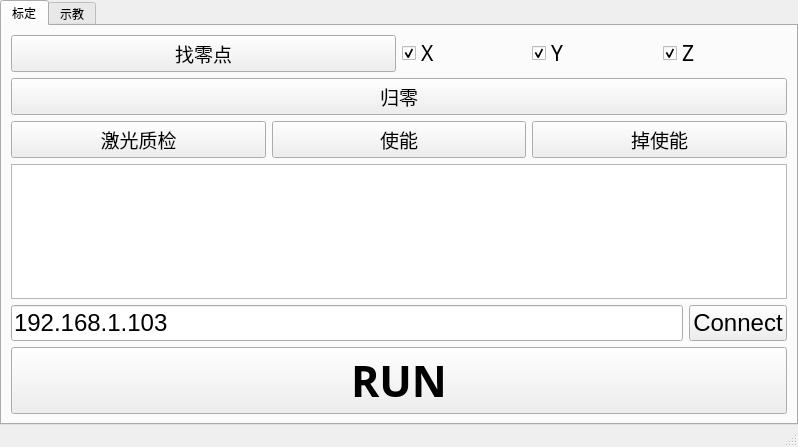
<?xml version="1.0" encoding="UTF-8"?>
<ui version="4.0">
 <class>MainWindow</class>
 <widget class="QMainWindow" name="MainWindow">
  <property name="geometry">
   <rect>
    <x>0</x>
    <y>0</y>
    <width>771</width>
    <height>447</height>
   </rect>
  </property>
  <property name="windowTitle">
   <string>上海弈猫科技</string>
  </property>
  <widget class="QWidget" name="main">
   <property name="layoutDirection">
    <enum>Qt::LeftToRight</enum>
   </property>
   <layout class="QGridLayout" name="gridLayout_2">
    <property name="leftMargin">
     <number>0</number>
    </property>
    <property name="topMargin">
     <number>0</number>
    </property>
    <property name="rightMargin">
     <number>0</number>
    </property>
    <property name="bottomMargin">
     <number>0</number>
    </property>
    <property name="spacing">
     <number>0</number>
    </property>
    <item row="0" column="0" rowspan="2" colspan="2">
     <widget class="QTabWidget" name="tabWidget">
      <property name="currentIndex">
       <number>0</number>
      </property>
      <widget class="QWidget" name="tab">
       <attribute name="title">
        <string>标定</string>
       </attribute>
       <layout class="QVBoxLayout" name="verticalLayout_4">
        <item>
         <layout class="QVBoxLayout" name="verticalLayout">
          <item>
           <layout class="QHBoxLayout" name="horizontalLayout_2">
            <item>
             <widget class="QPushButton" name="pushButton_2">
              <property name="font">
               <font>
                <family>3ds</family>
                <pointsize>14</pointsize>
               </font>
              </property>
              <property name="text">
               <string>找零点</string>
              </property>
             </widget>
            </item>
            <item>
             <layout class="QHBoxLayout" name="horizontalLayout">
              <item>
               <widget class="QCheckBox" name="HomeX">
                <property name="font">
                 <font>
                  <family>3ds</family>
                  <pointsize>16</pointsize>
                 </font>
                </property>
                <property name="text">
                 <string>X</string>
                </property>
                <property name="checked">
                 <bool>true</bool>
                </property>
               </widget>
              </item>
              <item>
               <widget class="QCheckBox" name="HomeY">
                <property name="font">
                 <font>
                  <family>3ds</family>
                  <pointsize>16</pointsize>
                 </font>
                </property>
                <property name="text">
                 <string>Y</string>
                </property>
                <property name="checked">
                 <bool>true</bool>
                </property>
               </widget>
              </item>
              <item>
               <widget class="QCheckBox" name="HomeZ">
                <property name="font">
                 <font>
                  <family>3ds</family>
                  <pointsize>16</pointsize>
                 </font>
                </property>
                <property name="text">
                 <string>Z</string>
                </property>
                <property name="checked">
                 <bool>true</bool>
                </property>
               </widget>
              </item>
             </layout>
            </item>
           </layout>
          </item>
          <item>
           <widget class="QPushButton" name="pushButton_7">
            <property name="font">
             <font>
              <family>3ds</family>
              <pointsize>14</pointsize>
             </font>
            </property>
            <property name="text">
             <string>归零</string>
            </property>
           </widget>
          </item>
          <item>
           <layout class="QHBoxLayout" name="horizontalLayout_4">
            <item>
             <widget class="QPushButton" name="pushButton_33">
              <property name="font">
               <font>
                <pointsize>14</pointsize>
               </font>
              </property>
              <property name="text">
               <string>激光质检</string>
              </property>
             </widget>
            </item>
            <item>
             <widget class="QPushButton" name="pushButton_5">
              <property name="font">
               <font>
                <family>3ds</family>
                <pointsize>14</pointsize>
               </font>
              </property>
              <property name="text">
               <string>使能</string>
              </property>
             </widget>
            </item>
            <item>
             <widget class="QPushButton" name="pushButton_6">
              <property name="font">
               <font>
                <family>3ds</family>
                <pointsize>14</pointsize>
               </font>
              </property>
              <property name="text">
               <string>掉使能</string>
              </property>
             </widget>
            </item>
           </layout>
          </item>
         </layout>
        </item>
        <item>
         <widget class="QListWidget" name="ips"/>
        </item>
        <item>
         <spacer name="verticalSpacer">
          <property name="orientation">
           <enum>Qt::Vertical</enum>
          </property>
          <property name="sizeHint" stdset="0">
           <size>
            <width>20</width>
            <height>40</height>
           </size>
          </property>
         </spacer>
        </item>
        <item>
         <layout class="QVBoxLayout" name="verticalLayout_2">
          <item>
           <layout class="QHBoxLayout" name="horizontalLayout_5">
            <item>
             <widget class="QLineEdit" name="IP">
              <property name="font">
               <font>
                <pointsize>18</pointsize>
               </font>
              </property>
              <property name="text">
               <string>192.168.1.103</string>
              </property>
             </widget>
            </item>
            <item>
             <widget class="QPushButton" name="pushButton">
              <property name="font">
               <font>
                <pointsize>18</pointsize>
               </font>
              </property>
              <property name="text">
               <string>Connect</string>
              </property>
             </widget>
            </item>
           </layout>
          </item>
          <item>
           <widget class="QPushButton" name="pushButton_8">
            <property name="font">
             <font>
              <family>3ds</family>
              <pointsize>32</pointsize>
              <weight>75</weight>
              <bold>true</bold>
             </font>
            </property>
            <property name="text">
             <string>RUN</string>
            </property>
           </widget>
          </item>
         </layout>
        </item>
       </layout>
      </widget>
      <widget class="QWidget" name="tab_2">
       <attribute name="title">
        <string>示教</string>
       </attribute>
       <layout class="QHBoxLayout" name="horizontalLayout_3">
        <item>
         <layout class="QVBoxLayout" name="verticalLayout_3">
          <item>
           <widget class="QPushButton" name="pushButton_22">
            <property name="font">
             <font>
              <pointsize>19</pointsize>
             </font>
            </property>
            <property name="text">
             <string>记录位置</string>
            </property>
           </widget>
          </item>
          <item>
           <widget class="QLineEdit" name="echo"/>
          </item>
          <item>
           <layout class="QHBoxLayout" name="horizontalLayout_7">
            <item>
             <widget class="QPushButton" name="pushButton_29">
              <property name="text">
               <string>旋转15</string>
              </property>
             </widget>
            </item>
            <item>
             <widget class="QPushButton" name="pushButton_30">
              <property name="text">
               <string>旋转-15</string>
              </property>
             </widget>
            </item>
            <item>
             <widget class="QPushButton" name="pushButton_26">
              <property name="font">
               <font>
                <pointsize>16</pointsize>
               </font>
              </property>
              <property name="text">
               <string>R-15°</string>
              </property>
             </widget>
            </item>
            <item>
             <widget class="QPushButton" name="pushButton_25">
              <property name="font">
               <font>
                <pointsize>16</pointsize>
               </font>
              </property>
              <property name="text">
               <string>R+15°</string>
              </property>
             </widget>
            </item>
            <item>
             <widget class="QPushButton" name="pushButton_27">
              <property name="font">
               <font>
                <pointsize>16</pointsize>
               </font>
              </property>
              <property name="text">
               <string>P-15°</string>
              </property>
             </widget>
            </item>
            <item>
             <widget class="QPushButton" name="pushButton_28">
              <property name="font">
               <font>
                <pointsize>16</pointsize>
               </font>
              </property>
              <property name="text">
               <string>P+15°</string>
              </property>
             </widget>
            </item>
            <item>
             <widget class="QPushButton" name="pushButton_23">
              <property name="font">
               <font>
                <pointsize>18</pointsize>
               </font>
              </property>
              <property name="text">
               <string>去位置</string>
              </property>
             </widget>
            </item>
           </layout>
          </item>
          <item>
           <widget class="GraphWidget" name="plot"/>
          </item>
          <item>
           <layout class="QHBoxLayout" name="horizontalLayout_6">
            <item>
             <widget class="QPushButton" name="pushButton_24">
              <property name="text">
               <string>LED开</string>
              </property>
             </widget>
            </item>
            <item>
             <widget class="QPushButton" name="pushButton_31">
              <property name="text">
               <string>获取激光</string>
              </property>
             </widget>
            </item>
            <item>
             <widget class="QPushButton" name="pushButton_9">
              <property name="text">
               <string>清空文件夹</string>
              </property>
             </widget>
            </item>
            <item>
             <widget class="QPushButton" name="pushButton_10">
              <property name="text">
               <string>重新计算</string>
              </property>
             </widget>
            </item>
            <item>
             <widget class="QPushButton" name="pushButton_11">
              <property name="text">
               <string>打包</string>
              </property>
             </widget>
            </item>
           </layout>
          </item>
         </layout>
        </item>
        <item>
         <layout class="QGridLayout" name="gridLayout">
          <item row="0" column="0">
           <widget class="QPushButton" name="pushButton_14">
            <property name="font">
             <font>
              <family>3ds</family>
              <pointsize>14</pointsize>
             </font>
            </property>
            <property name="text">
             <string>X+</string>
            </property>
           </widget>
          </item>
          <item row="0" column="1">
           <widget class="QPushButton" name="pushButton_15">
            <property name="font">
             <font>
              <family>3ds</family>
              <pointsize>14</pointsize>
             </font>
            </property>
            <property name="text">
             <string>X-</string>
            </property>
           </widget>
          </item>
          <item row="1" column="0">
           <widget class="QPushButton" name="pushButton_12">
            <property name="font">
             <font>
              <family>3ds</family>
              <pointsize>14</pointsize>
             </font>
            </property>
            <property name="text">
             <string>Y+</string>
            </property>
           </widget>
          </item>
          <item row="1" column="1">
           <widget class="QPushButton" name="pushButton_13">
            <property name="font">
             <font>
              <family>3ds</family>
              <pointsize>14</pointsize>
             </font>
            </property>
            <property name="text">
             <string>Y-</string>
            </property>
           </widget>
          </item>
          <item row="2" column="1">
           <widget class="QPushButton" name="pushButton_17">
            <property name="font">
             <font>
              <family>3ds</family>
              <pointsize>14</pointsize>
             </font>
            </property>
            <property name="text">
             <string>Z-</string>
            </property>
           </widget>
          </item>
          <item row="3" column="0">
           <widget class="QPushButton" name="pushButton_3">
            <property name="font">
             <font>
              <family>3ds</family>
              <pointsize>14</pointsize>
             </font>
            </property>
            <property name="text">
             <string>旋转轴+</string>
            </property>
           </widget>
          </item>
          <item row="3" column="1">
           <widget class="QPushButton" name="pushButton_4">
            <property name="font">
             <font>
              <family>3ds</family>
              <pointsize>14</pointsize>
             </font>
            </property>
            <property name="text">
             <string>旋转轴-</string>
            </property>
           </widget>
          </item>
          <item row="4" column="0">
           <widget class="QPushButton" name="pushButton_18">
            <property name="font">
             <font>
              <family>3ds</family>
              <pointsize>14</pointsize>
             </font>
            </property>
            <property name="text">
             <string>R+</string>
            </property>
           </widget>
          </item>
          <item row="4" column="1">
           <widget class="QPushButton" name="pushButton_19">
            <property name="font">
             <font>
              <family>3ds</family>
              <pointsize>14</pointsize>
             </font>
            </property>
            <property name="text">
             <string>R-</string>
            </property>
           </widget>
          </item>
          <item row="5" column="0">
           <widget class="QPushButton" name="pushButton_20">
            <property name="font">
             <font>
              <family>3ds</family>
              <pointsize>14</pointsize>
             </font>
            </property>
            <property name="text">
             <string>P+</string>
            </property>
           </widget>
          </item>
          <item row="5" column="1">
           <widget class="QPushButton" name="pushButton_21">
            <property name="font">
             <font>
              <family>3ds</family>
              <pointsize>14</pointsize>
             </font>
            </property>
            <property name="text">
             <string>P-</string>
            </property>
           </widget>
          </item>
          <item row="6" column="0" colspan="2">
           <widget class="QDoubleSpinBox" name="RSpeed">
            <property name="font">
             <font>
              <family>3ds</family>
              <pointsize>14</pointsize>
             </font>
            </property>
            <property name="minimum">
             <double>0.100000000000000</double>
            </property>
            <property name="maximum">
             <double>5.000000000000000</double>
            </property>
            <property name="singleStep">
             <double>0.500000000000000</double>
            </property>
            <property name="value">
             <double>0.500000000000000</double>
            </property>
           </widget>
          </item>
          <item row="2" column="0">
           <widget class="QPushButton" name="pushButton_16">
            <property name="font">
             <font>
              <family>3ds</family>
              <pointsize>14</pointsize>
             </font>
            </property>
            <property name="text">
             <string>Z+</string>
            </property>
           </widget>
          </item>
          <item row="7" column="0">
           <widget class="QPushButton" name="pushButton_32">
            <property name="font">
             <font>
              <pointsize>15</pointsize>
             </font>
            </property>
            <property name="text">
             <string>获取图像</string>
            </property>
           </widget>
          </item>
          <item row="7" column="1">
           <widget class="QComboBox" name="camIndex">
            <property name="font">
             <font>
              <pointsize>16</pointsize>
             </font>
            </property>
            <item>
             <property name="text">
              <string>1</string>
             </property>
            </item>
            <item>
             <property name="text">
              <string>2</string>
             </property>
            </item>
            <item>
             <property name="text">
              <string>4</string>
             </property>
            </item>
            <item>
             <property name="text">
              <string>9</string>
             </property>
            </item>
            <item>
             <property name="text">
              <string>10</string>
             </property>
            </item>
            <item>
             <property name="text">
              <string>12</string>
             </property>
            </item>
           </widget>
          </item>
         </layout>
        </item>
       </layout>
      </widget>
     </widget>
    </item>
   </layout>
  </widget>
  <widget class="QMenuBar" name="menubar">
   <property name="geometry">
    <rect>
     <x>0</x>
     <y>0</y>
     <width>771</width>
     <height>23</height>
    </rect>
   </property>
  </widget>
  <widget class="QStatusBar" name="statusBar"/>
  <action name="action">
   <property name="text">
    <string>文件</string>
   </property>
  </action>
  <action name="actionSend">
   <property name="text">
    <string>发送文件</string>
   </property>
  </action>
  <action name="actionTarget">
   <property name="text">
    <string>连接</string>
   </property>
  </action>
  <action name="actionUpdate">
   <property name="text">
    <string>升级固件</string>
   </property>
  </action>
  <action name="actionConsole">
   <property name="checkable">
    <bool>true</bool>
   </property>
   <property name="text">
    <string>控制台</string>
   </property>
  </action>
  <action name="actionLoadDebug">
   <property name="text">
    <string>加载调试文件</string>
   </property>
  </action>
 </widget>
 <customwidgets>
  <customwidget>
   <class>GraphWidget</class>
   <extends>QGraphicsView</extends>
   <header>component</header>
  </customwidget>
 </customwidgets>
 <resources/>
 <connections>
  <connection>
   <sender>pushButton_2</sender>
   <signal>clicked()</signal>
   <receiver>MainWindow</receiver>
   <slot>Home()</slot>
   <hints>
    <hint type="sourcelabel">
     <x>113</x>
     <y>63</y>
    </hint>
    <hint type="destinationlabel">
     <x>0</x>
     <y>71</y>
    </hint>
   </hints>
  </connection>
  <connection>
   <sender>pushButton_3</sender>
   <signal>pressed()</signal>
   <receiver>MainWindow</receiver>
   <slot>RAdd()</slot>
   <hints>
    <hint type="sourcelabel">
     <x>649</x>
     <y>223</y>
    </hint>
    <hint type="destinationlabel">
     <x>0</x>
     <y>130</y>
    </hint>
   </hints>
  </connection>
  <connection>
   <sender>pushButton_4</sender>
   <signal>pressed()</signal>
   <receiver>MainWindow</receiver>
   <slot>RDec()</slot>
   <hints>
    <hint type="sourcelabel">
     <x>741</x>
     <y>223</y>
    </hint>
    <hint type="destinationlabel">
     <x>244</x>
     <y>446</y>
    </hint>
   </hints>
  </connection>
  <connection>
   <sender>pushButton_3</sender>
   <signal>released()</signal>
   <receiver>MainWindow</receiver>
   <slot>RSTop()</slot>
   <hints>
    <hint type="sourcelabel">
     <x>649</x>
     <y>223</y>
    </hint>
    <hint type="destinationlabel">
     <x>91</x>
     <y>446</y>
    </hint>
   </hints>
  </connection>
  <connection>
   <sender>pushButton_4</sender>
   <signal>released()</signal>
   <receiver>MainWindow</receiver>
   <slot>RSTop()</slot>
   <hints>
    <hint type="sourcelabel">
     <x>741</x>
     <y>223</y>
    </hint>
    <hint type="destinationlabel">
     <x>194</x>
     <y>446</y>
    </hint>
   </hints>
  </connection>
  <connection>
   <sender>pushButton_5</sender>
   <signal>clicked()</signal>
   <receiver>MainWindow</receiver>
   <slot>Enable()</slot>
   <hints>
    <hint type="sourcelabel">
     <x>367</x>
     <y>138</y>
    </hint>
    <hint type="destinationlabel">
     <x>139</x>
     <y>446</y>
    </hint>
   </hints>
  </connection>
  <connection>
   <sender>pushButton_6</sender>
   <signal>clicked()</signal>
   <receiver>MainWindow</receiver>
   <slot>Disable()</slot>
   <hints>
    <hint type="sourcelabel">
     <x>691</x>
     <y>159</y>
    </hint>
    <hint type="destinationlabel">
     <x>504</x>
     <y>446</y>
    </hint>
   </hints>
  </connection>
  <connection>
   <sender>pushButton_7</sender>
   <signal>clicked()</signal>
   <receiver>MainWindow</receiver>
   <slot>Zero()</slot>
   <hints>
    <hint type="sourcelabel">
     <x>241</x>
     <y>101</y>
    </hint>
    <hint type="destinationlabel">
     <x>335</x>
     <y>446</y>
    </hint>
   </hints>
  </connection>
  <connection>
   <sender>pushButton_8</sender>
   <signal>clicked()</signal>
   <receiver>MainWindow</receiver>
   <slot>Run()</slot>
   <hints>
    <hint type="sourcelabel">
     <x>308</x>
     <y>392</y>
    </hint>
    <hint type="destinationlabel">
     <x>307</x>
     <y>446</y>
    </hint>
   </hints>
  </connection>
  <connection>
   <sender>pushButton</sender>
   <signal>clicked()</signal>
   <receiver>MainWindow</receiver>
   <slot>Connect()</slot>
   <hints>
    <hint type="sourcelabel">
     <x>740</x>
     <y>345</y>
    </hint>
    <hint type="destinationlabel">
     <x>621</x>
     <y>446</y>
    </hint>
   </hints>
  </connection>
  <connection>
   <sender>pushButton_9</sender>
   <signal>clicked()</signal>
   <receiver>MainWindow</receiver>
   <slot>ClearDir()</slot>
   <hints>
    <hint type="sourcelabel">
     <x>340</x>
     <y>409</y>
    </hint>
    <hint type="destinationlabel">
     <x>93</x>
     <y>446</y>
    </hint>
   </hints>
  </connection>
  <connection>
   <sender>pushButton_10</sender>
   <signal>clicked()</signal>
   <receiver>MainWindow</receiver>
   <slot>CalibrateCalc()</slot>
   <hints>
    <hint type="sourcelabel">
     <x>452</x>
     <y>409</y>
    </hint>
    <hint type="destinationlabel">
     <x>362</x>
     <y>446</y>
    </hint>
   </hints>
  </connection>
  <connection>
   <sender>pushButton_11</sender>
   <signal>clicked()</signal>
   <receiver>MainWindow</receiver>
   <slot>Zip()</slot>
   <hints>
    <hint type="sourcelabel">
     <x>563</x>
     <y>409</y>
    </hint>
    <hint type="destinationlabel">
     <x>522</x>
     <y>446</y>
    </hint>
   </hints>
  </connection>
  <connection>
   <sender>pushButton_14</sender>
   <signal>pressed()</signal>
   <receiver>MainWindow</receiver>
   <slot>XAdd()</slot>
   <hints>
    <hint type="sourcelabel">
     <x>649</x>
     <y>91</y>
    </hint>
    <hint type="destinationlabel">
     <x>723</x>
     <y>11</y>
    </hint>
   </hints>
  </connection>
  <connection>
   <sender>pushButton_15</sender>
   <signal>pressed()</signal>
   <receiver>MainWindow</receiver>
   <slot>XDec()</slot>
   <hints>
    <hint type="sourcelabel">
     <x>741</x>
     <y>91</y>
    </hint>
    <hint type="destinationlabel">
     <x>755</x>
     <y>41</y>
    </hint>
   </hints>
  </connection>
  <connection>
   <sender>pushButton_14</sender>
   <signal>released()</signal>
   <receiver>MainWindow</receiver>
   <slot>XStop()</slot>
   <hints>
    <hint type="sourcelabel">
     <x>649</x>
     <y>91</y>
    </hint>
    <hint type="destinationlabel">
     <x>755</x>
     <y>17</y>
    </hint>
   </hints>
  </connection>
  <connection>
   <sender>pushButton_15</sender>
   <signal>released()</signal>
   <receiver>MainWindow</receiver>
   <slot>XStop()</slot>
   <hints>
    <hint type="sourcelabel">
     <x>741</x>
     <y>91</y>
    </hint>
    <hint type="destinationlabel">
     <x>755</x>
     <y>20</y>
    </hint>
   </hints>
  </connection>
  <connection>
   <sender>pushButton_12</sender>
   <signal>pressed()</signal>
   <receiver>MainWindow</receiver>
   <slot>YAdd()</slot>
   <hints>
    <hint type="sourcelabel">
     <x>649</x>
     <y>135</y>
    </hint>
    <hint type="destinationlabel">
     <x>755</x>
     <y>75</y>
    </hint>
   </hints>
  </connection>
  <connection>
   <sender>pushButton_12</sender>
   <signal>released()</signal>
   <receiver>MainWindow</receiver>
   <slot>YStop()</slot>
   <hints>
    <hint type="sourcelabel">
     <x>649</x>
     <y>135</y>
    </hint>
    <hint type="destinationlabel">
     <x>726</x>
     <y>57</y>
    </hint>
   </hints>
  </connection>
  <connection>
   <sender>pushButton_13</sender>
   <signal>pressed()</signal>
   <receiver>MainWindow</receiver>
   <slot>YDec()</slot>
   <hints>
    <hint type="sourcelabel">
     <x>741</x>
     <y>135</y>
    </hint>
    <hint type="destinationlabel">
     <x>715</x>
     <y>87</y>
    </hint>
   </hints>
  </connection>
  <connection>
   <sender>pushButton_13</sender>
   <signal>pressed()</signal>
   <receiver>MainWindow</receiver>
   <slot>YStop()</slot>
   <hints>
    <hint type="sourcelabel">
     <x>741</x>
     <y>135</y>
    </hint>
    <hint type="destinationlabel">
     <x>748</x>
     <y>70</y>
    </hint>
   </hints>
  </connection>
  <connection>
   <sender>pushButton_16</sender>
   <signal>pressed()</signal>
   <receiver>MainWindow</receiver>
   <slot>ZAdd()</slot>
   <hints>
    <hint type="sourcelabel">
     <x>649</x>
     <y>179</y>
    </hint>
    <hint type="destinationlabel">
     <x>375</x>
     <y>0</y>
    </hint>
   </hints>
  </connection>
  <connection>
   <sender>pushButton_16</sender>
   <signal>released()</signal>
   <receiver>MainWindow</receiver>
   <slot>ZStop()</slot>
   <hints>
    <hint type="sourcelabel">
     <x>649</x>
     <y>179</y>
    </hint>
    <hint type="destinationlabel">
     <x>399</x>
     <y>0</y>
    </hint>
   </hints>
  </connection>
  <connection>
   <sender>pushButton_17</sender>
   <signal>pressed()</signal>
   <receiver>MainWindow</receiver>
   <slot>ZDec()</slot>
   <hints>
    <hint type="sourcelabel">
     <x>741</x>
     <y>179</y>
    </hint>
    <hint type="destinationlabel">
     <x>490</x>
     <y>0</y>
    </hint>
   </hints>
  </connection>
  <connection>
   <sender>pushButton_17</sender>
   <signal>released()</signal>
   <receiver>MainWindow</receiver>
   <slot>ZStop()</slot>
   <hints>
    <hint type="sourcelabel">
     <x>741</x>
     <y>179</y>
    </hint>
    <hint type="destinationlabel">
     <x>530</x>
     <y>0</y>
    </hint>
   </hints>
  </connection>
  <connection>
   <sender>pushButton_18</sender>
   <signal>pressed()</signal>
   <receiver>MainWindow</receiver>
   <slot>RowAdd()</slot>
   <hints>
    <hint type="sourcelabel">
     <x>649</x>
     <y>267</y>
    </hint>
    <hint type="destinationlabel">
     <x>677</x>
     <y>162</y>
    </hint>
   </hints>
  </connection>
  <connection>
   <sender>pushButton_18</sender>
   <signal>released()</signal>
   <receiver>MainWindow</receiver>
   <slot>RowStop()</slot>
   <hints>
    <hint type="sourcelabel">
     <x>649</x>
     <y>267</y>
    </hint>
    <hint type="destinationlabel">
     <x>753</x>
     <y>258</y>
    </hint>
   </hints>
  </connection>
  <connection>
   <sender>pushButton_19</sender>
   <signal>pressed()</signal>
   <receiver>MainWindow</receiver>
   <slot>RowDec()</slot>
   <hints>
    <hint type="sourcelabel">
     <x>741</x>
     <y>267</y>
    </hint>
    <hint type="destinationlabel">
     <x>690</x>
     <y>83</y>
    </hint>
   </hints>
  </connection>
  <connection>
   <sender>pushButton_19</sender>
   <signal>released()</signal>
   <receiver>MainWindow</receiver>
   <slot>RowStop()</slot>
   <hints>
    <hint type="sourcelabel">
     <x>741</x>
     <y>267</y>
    </hint>
    <hint type="destinationlabel">
     <x>746</x>
     <y>239</y>
    </hint>
   </hints>
  </connection>
  <connection>
   <sender>pushButton_20</sender>
   <signal>pressed()</signal>
   <receiver>MainWindow</receiver>
   <slot>PitchAdd()</slot>
   <hints>
    <hint type="sourcelabel">
     <x>649</x>
     <y>311</y>
    </hint>
    <hint type="destinationlabel">
     <x>742</x>
     <y>291</y>
    </hint>
   </hints>
  </connection>
  <connection>
   <sender>pushButton_20</sender>
   <signal>released()</signal>
   <receiver>MainWindow</receiver>
   <slot>PitchStop()</slot>
   <hints>
    <hint type="sourcelabel">
     <x>649</x>
     <y>311</y>
    </hint>
    <hint type="destinationlabel">
     <x>728</x>
     <y>272</y>
    </hint>
   </hints>
  </connection>
  <connection>
   <sender>pushButton_21</sender>
   <signal>pressed()</signal>
   <receiver>MainWindow</receiver>
   <slot>PitchDec()</slot>
   <hints>
    <hint type="sourcelabel">
     <x>741</x>
     <y>311</y>
    </hint>
    <hint type="destinationlabel">
     <x>755</x>
     <y>273</y>
    </hint>
   </hints>
  </connection>
  <connection>
   <sender>pushButton_21</sender>
   <signal>released()</signal>
   <receiver>MainWindow</receiver>
   <slot>PitchStop()</slot>
   <hints>
    <hint type="sourcelabel">
     <x>741</x>
     <y>311</y>
    </hint>
    <hint type="destinationlabel">
     <x>755</x>
     <y>195</y>
    </hint>
   </hints>
  </connection>
  <connection>
   <sender>pushButton_22</sender>
   <signal>clicked()</signal>
   <receiver>MainWindow</receiver>
   <slot>RecordPos()</slot>
   <hints>
    <hint type="sourcelabel">
     <x>189</x>
     <y>86</y>
    </hint>
    <hint type="destinationlabel">
     <x>755</x>
     <y>207</y>
    </hint>
   </hints>
  </connection>
  <connection>
   <sender>pushButton_23</sender>
   <signal>clicked()</signal>
   <receiver>MainWindow</receiver>
   <slot>GotoPos()</slot>
   <hints>
    <hint type="sourcelabel">
     <x>563</x>
     <y>151</y>
    </hint>
    <hint type="destinationlabel">
     <x>755</x>
     <y>301</y>
    </hint>
   </hints>
  </connection>
  <connection>
   <sender>pushButton_24</sender>
   <signal>clicked()</signal>
   <receiver>MainWindow</receiver>
   <slot>SwitchLed()</slot>
   <hints>
    <hint type="sourcelabel">
     <x>104</x>
     <y>409</y>
    </hint>
    <hint type="destinationlabel">
     <x>0</x>
     <y>338</y>
    </hint>
   </hints>
  </connection>
  <connection>
   <sender>pushButton_26</sender>
   <signal>clicked()</signal>
   <receiver>MainWindow</receiver>
   <slot>RowDec15()</slot>
   <hints>
    <hint type="sourcelabel">
     <x>245</x>
     <y>149</y>
    </hint>
    <hint type="destinationlabel">
     <x>672</x>
     <y>286</y>
    </hint>
   </hints>
  </connection>
  <connection>
   <sender>pushButton_25</sender>
   <signal>clicked()</signal>
   <receiver>MainWindow</receiver>
   <slot>RowAdd15()</slot>
   <hints>
    <hint type="sourcelabel">
     <x>325</x>
     <y>149</y>
    </hint>
    <hint type="destinationlabel">
     <x>699</x>
     <y>322</y>
    </hint>
   </hints>
  </connection>
  <connection>
   <sender>pushButton_27</sender>
   <signal>clicked()</signal>
   <receiver>MainWindow</receiver>
   <slot>PDec15()</slot>
   <hints>
    <hint type="sourcelabel">
     <x>404</x>
     <y>149</y>
    </hint>
    <hint type="destinationlabel">
     <x>672</x>
     <y>377</y>
    </hint>
   </hints>
  </connection>
  <connection>
   <sender>pushButton_28</sender>
   <signal>clicked()</signal>
   <receiver>MainWindow</receiver>
   <slot>PAdd15()</slot>
   <hints>
    <hint type="sourcelabel">
     <x>484</x>
     <y>149</y>
    </hint>
    <hint type="destinationlabel">
     <x>685</x>
     <y>296</y>
    </hint>
   </hints>
  </connection>
  <connection>
   <sender>pushButton_29</sender>
   <signal>clicked()</signal>
   <receiver>MainWindow</receiver>
   <slot>RAdd15()</slot>
   <hints>
    <hint type="sourcelabel">
     <x>68</x>
     <y>146</y>
    </hint>
    <hint type="destinationlabel">
     <x>84</x>
     <y>446</y>
    </hint>
   </hints>
  </connection>
  <connection>
   <sender>pushButton_30</sender>
   <signal>clicked()</signal>
   <receiver>MainWindow</receiver>
   <slot>RDec15()</slot>
   <hints>
    <hint type="sourcelabel">
     <x>166</x>
     <y>146</y>
    </hint>
    <hint type="destinationlabel">
     <x>103</x>
     <y>446</y>
    </hint>
   </hints>
  </connection>
  <connection>
   <sender>pushButton_31</sender>
   <signal>clicked()</signal>
   <receiver>MainWindow</receiver>
   <slot>GetLaser()</slot>
   <hints>
    <hint type="sourcelabel">
     <x>173</x>
     <y>404</y>
    </hint>
    <hint type="destinationlabel">
     <x>-13</x>
     <y>269</y>
    </hint>
   </hints>
  </connection>
  <connection>
   <sender>pushButton_33</sender>
   <signal>clicked()</signal>
   <receiver>MainWindow</receiver>
   <slot>Check()</slot>
   <hints>
    <hint type="sourcelabel">
     <x>124</x>
     <y>147</y>
    </hint>
    <hint type="destinationlabel">
     <x>-104</x>
     <y>173</y>
    </hint>
   </hints>
  </connection>
  <connection>
   <sender>pushButton_32</sender>
   <signal>clicked()</signal>
   <receiver>MainWindow</receiver>
   <slot>ShowImage()</slot>
   <hints>
    <hint type="sourcelabel">
     <x>599</x>
     <y>384</y>
    </hint>
    <hint type="destinationlabel">
     <x>590</x>
     <y>468</y>
    </hint>
   </hints>
  </connection>
 </connections>
 <slots>
  <slot>Zero()</slot>
  <slot>RAdd()</slot>
  <slot>RDec()</slot>
  <slot>Home()</slot>
  <slot>MotionOpen()</slot>
  <slot>RSTop()</slot>
  <slot>Enable()</slot>
  <slot>Disable()</slot>
  <slot>Run()</slot>
  <slot>Connect()</slot>
  <slot>ClearDir()</slot>
  <slot>CalibrateCalc()</slot>
  <slot>Zip()</slot>
  <slot>XAdd()</slot>
  <slot>XDec()</slot>
  <slot>YAdd()</slot>
  <slot>YDec()</slot>
  <slot>ZAdd()</slot>
  <slot>ZDec()</slot>
  <slot>RowAdd()</slot>
  <slot>RowDec()</slot>
  <slot>PitchAdd()</slot>
  <slot>PitchDec()</slot>
  <slot>XStop()</slot>
  <slot>YStop()</slot>
  <slot>ZStop()</slot>
  <slot>RowStop()</slot>
  <slot>PitchStop()</slot>
  <slot>RecordPos()</slot>
  <slot>GotoPos()</slot>
  <slot>SwitchLed()</slot>
  <slot>RowAdd15()</slot>
  <slot>RowDec15()</slot>
  <slot>PAdd15()</slot>
  <slot>PDec15()</slot>
  <slot>RAdd15()</slot>
  <slot>RDec15()</slot>
  <slot>GetLaser()</slot>
  <slot>Check()</slot>
  <slot>ShowImage()</slot>
 </slots>
</ui>
